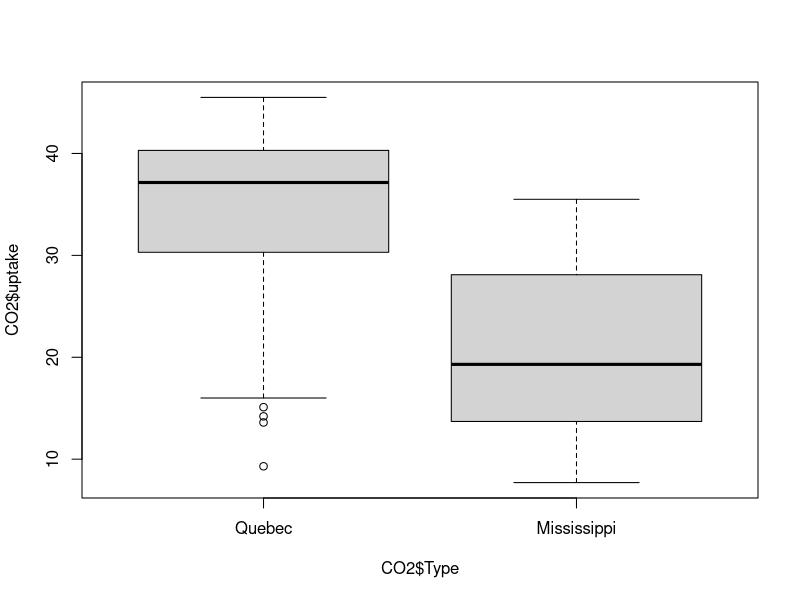

Generate this figure with R:
data(CO2)
CO2
class(CO2$Plant)
mean_uptake <- mean(CO2$uptake)
print(mean_uptake)
boxplot(CO2$uptake ~ CO2$Type)
quebec_CO2 <- CO2[CO2$Type=='Quebec',]
Mississippi_CO2 <- CO2[CO2$Type=='Mississippi',]

meanChecker <- function (quebec,missi){
  qmean <- mean(quebec$uptake)
  mmean <- mean(missi$uptake)
  
  if(qmean>mmean){
    print("Quebec has a higher mean than mississipi")
    print(qmean)
  }else if(mmean>qmean){
    print("Mississipi has a higher mean than quebec")
    print(mmean)
  }else{
    print("They are both equal")
  }
}

meanChecker(quebec_CO2,Mississippi_CO2)
